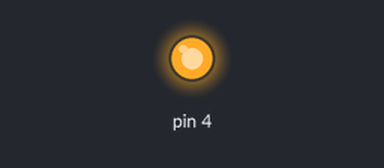
Bench run of a sketch on a simulated Arduino Uno, built with avr-gcc and run on an emulated ATmega328P. Shown: output pins drawn as LEDs (lit = HIGH).

Above: at 0.4 s.
At 4.9 s:
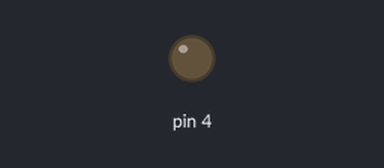
Timing chart, 0 to 5.5 s (numbered marks = the images above):
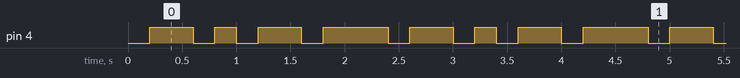

The sketch:

Sender.ino
```cpp
String t =  "011010110111011010110111";
void setup() {
  pinMode(4, OUTPUT);
  Serial.begin(9600);
}

void loop() {
  for(int i = 0; i<t.length(); i++){
    if(t[i] != '1'){
      digitalWrite(4, LOW);
    }
    else{
        digitalWrite(4, HIGH);
    }
    delay(200);
  }
}
```

Measured:
- by itself, pin 4: repeats every 2.4 s: LOW 0.20 s, HIGH 0.20 s, LOW 0.20 s, HIGH 0.40 s, LOW 0.20 s, HIGH 0.60 s, LOW 0.20 s, HIGH 0.40 s
- by itself, everything shown: repeats every 2.4 s, in 8 steps
